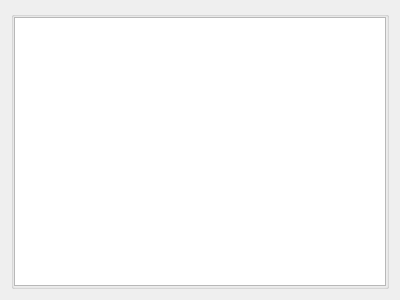
<?xml version="1.0" encoding="UTF-8"?>
<ui version="4.0">
 <class>GMBinderBrowser</class>
 <widget class="QDialog" name="GMBinderBrowser">
  <property name="geometry">
   <rect>
    <x>0</x>
    <y>0</y>
    <width>400</width>
    <height>300</height>
   </rect>
  </property>
  <property name="windowTitle">
   <string>Dialog</string>
  </property>
  <layout class="QGridLayout" name="gridLayout_2">
   <item row="0" column="0">
    <widget class="QGroupBox" name="groupBox">
     <property name="title">
      <string/>
     </property>
     <layout class="QGridLayout" name="gridLayout">
      <property name="leftMargin">
       <number>0</number>
      </property>
      <property name="topMargin">
       <number>0</number>
      </property>
      <property name="rightMargin">
       <number>0</number>
      </property>
      <property name="bottomMargin">
       <number>0</number>
      </property>
      <item row="0" column="0">
       <widget class="QTextBrowser" name="gmbinder_string_textbrowser"/>
      </item>
     </layout>
    </widget>
   </item>
  </layout>
 </widget>
 <resources/>
 <connections/>
</ui>
